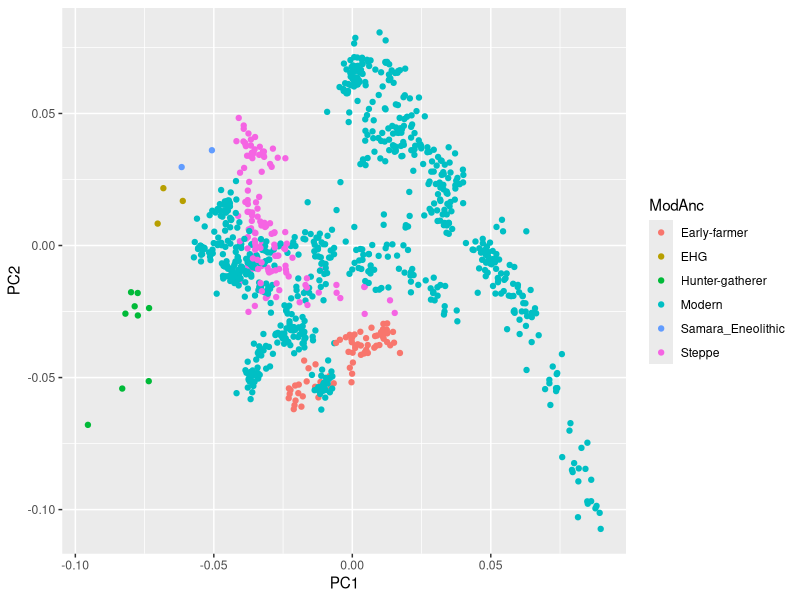
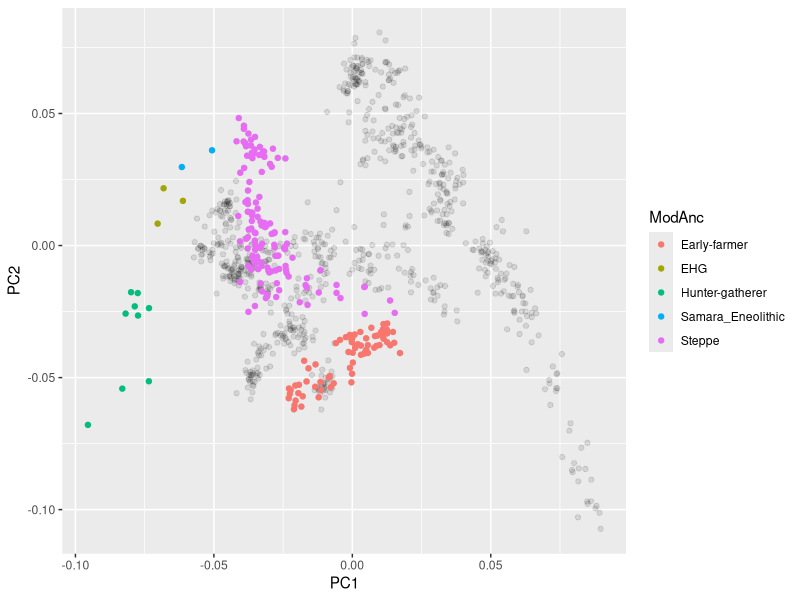
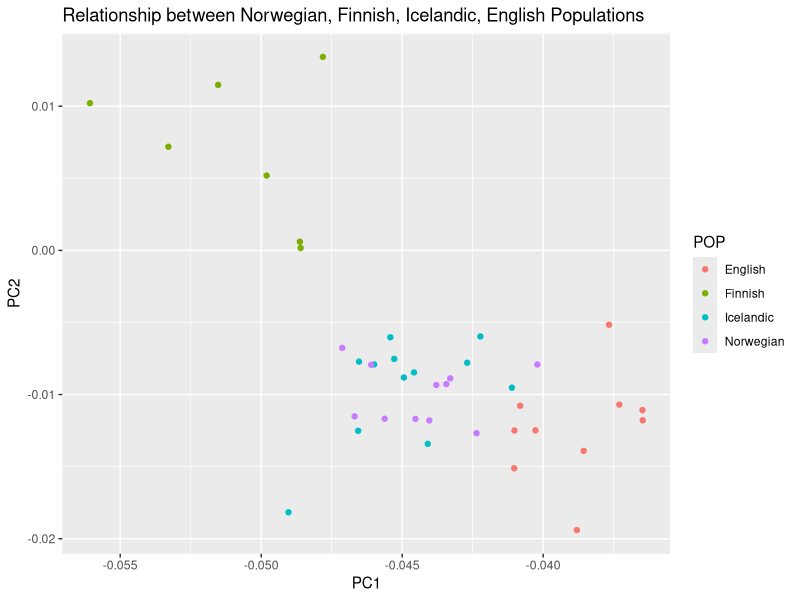
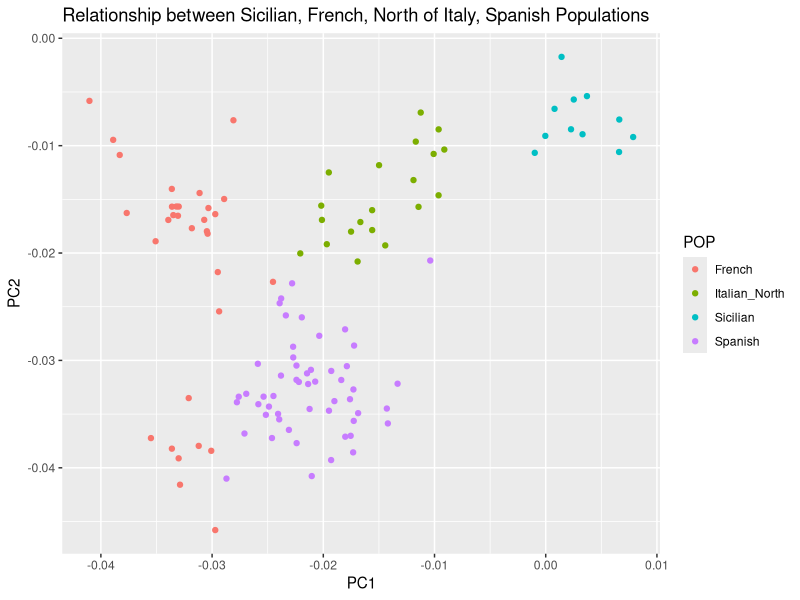
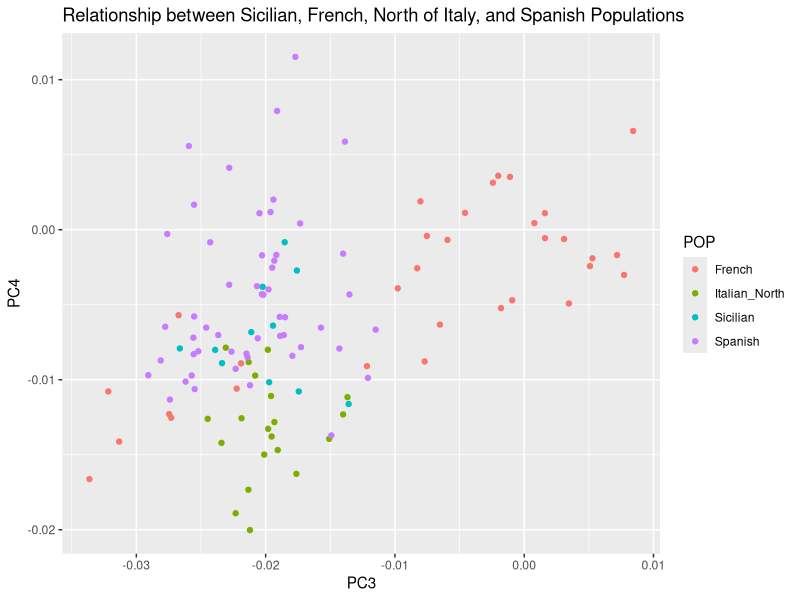
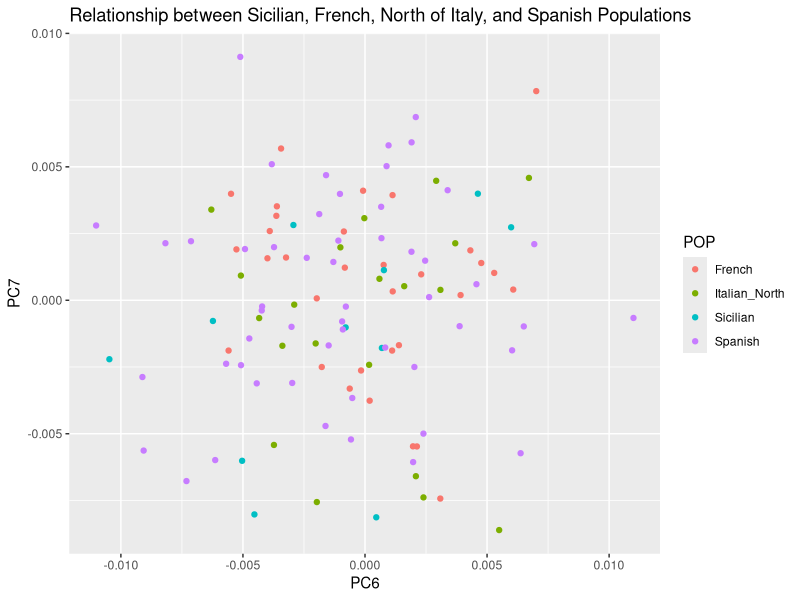
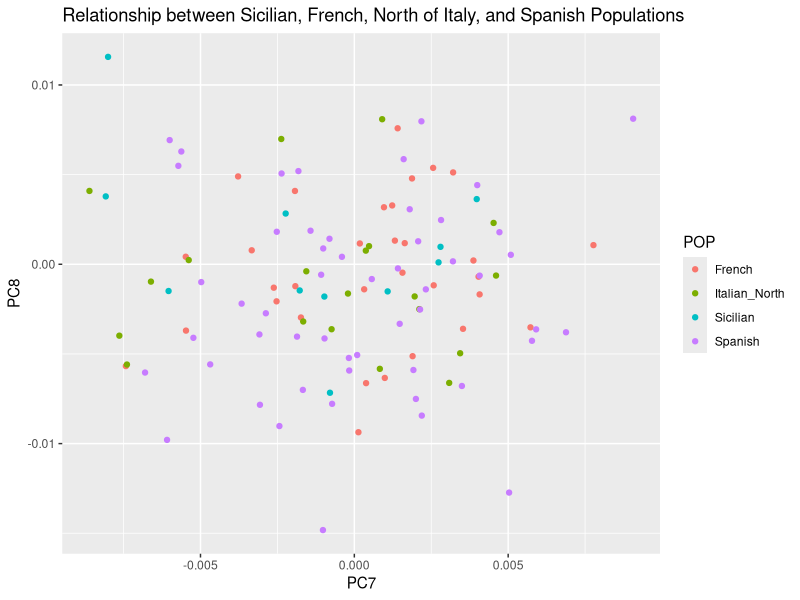
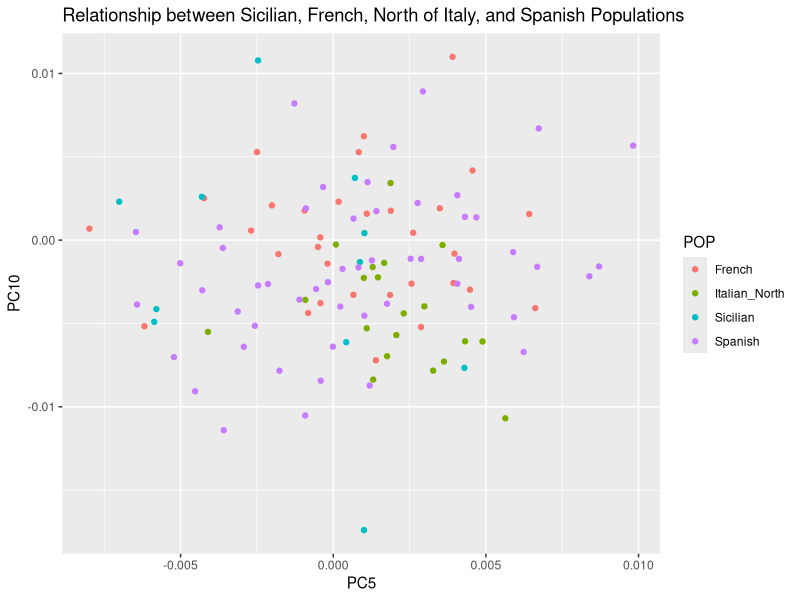

The R script that drew these images, in order:
## ---- chunk 1
library(tidyverse)
## ---- chunk 2
WE_table <- read.table(file = 'dataWE.txt',sep = "", header = TRUE) # sep = '' consider any white space
## ---- chunk 3
ggplot(WE_table, aes(PC1,PC2)) +
  geom_jitter(aes(color = ModAnc)) # jitter adds noise to avoid overplotting
## ---- chunk 4
ggplot(WE_table, aes(PC1,PC2))+
  geom_point(alpha = 0.1) +
  geom_jitter(data = WE_table |> filter(!ModAnc=="Modern"), aes(color = ModAnc))
## ---- chunk 5
ggplot(data = WE_table |> filter(POP %in% c('English', 'Norwegian', "Finnish", "Icelandic")), #filtering
       aes(x = PC1, y = PC2, colour = POP)
         )+
  geom_jitter()+
  labs(title = "Relationship between Norwegian, Finnish, Icelandic, English Populations")
## ---- chunk 6
our_choice <- c("Sicilian", "French", "Italian_North", "Spanish")
ggplot(data = WE_table |> filter(POP %in% our_choice), #Filtering on our choices
       aes(x = PC1, y = PC2, colour = POP) 
       )+
  geom_jitter()+
  labs(title = "Relationship between Sicilian, French, North of Italy, Spanish Populations")
## ---- chunk 7
ggplot(data = WE_table |>  filter(POP %in% our_choice), #Filtering on our choices
       aes(x = PC3, y = PC4, colour = POP)
       )+
  geom_jitter()+
  labs(title = "Relationship between Sicilian, French, North of Italy, and Spanish Populations")
## ---- chunk 8
filtered <-  WE_table |> filter(POP%in% our_choice)
## ---- chunk 9
# PC6 and PC7
ggplot(data = WE_table |>  filter(POP %in% our_choice), #Filtering on our choices
       aes(x = PC6, y = PC7, colour = POP)
       )+
  geom_jitter()+
  labs(title = "Relationship between Sicilian, French, North of Italy, and Spanish Populations")

# PC7 and PC8
ggplot(data = WE_table |>  filter(POP %in% our_choice), #Filtering on our choices
       aes(x = PC7, y = PC8, colour = POP)
       )+
  geom_jitter()+
  labs(title = "Relationship between Sicilian, French, North of Italy, and Spanish Populations")

# PC5 and PC10
ggplot(data = WE_table |> filter(POP %in% our_choice), #Filtering on our choices
       aes(x = PC5, y = PC10, colour = POP)
       )+
  geom_jitter()+
  labs(title = "Relationship between Sicilian, French, North of Italy, and Spanish Populations")
## ---- chunk 10
# ?merge  --> merge two data frames by common columns or row names
WE_LatLong <- read.table("dataWE_LatLong.txt", header = TRUE)
WE_merged <- merge(x = WE_table, y= WE_LatLong, by = "IND") # merging by the IND column
# Correlation between Latitude and PC1
plot(
  x = WE_merged$Latitude, 
  y = WE_merged$PC1,
  main = "Correlation Between Latitude and PC1",  # Title of the plot
  xlab = "Latitude",  # Label for the x-axis
  ylab = "PC1"        # Label for the y-axis
)
Cor_Lat_PC1 <- cor.test(WE_merged$Latitude, WE_merged$PC1)
Cor_Lat_PC1

# Correlation between Latitude and PC2
plot(
  x = WE_merged$Latitude, 
  y = WE_merged$PC2,
  main = "Correlation Between Latitude and PC2", 
  xlab = "Latitude", 
  ylab = "PC2"
)
Cor_Lat_PC2 <- cor.test(WE_merged$Latitude, WE_merged$PC2)
Cor_Lat_PC2

# Correlation between Longitude and PC1
plot(
  x = WE_merged$Longitude, 
  y = WE_merged$PC1,
  main = "Correlation Between Longitude and PC1", 
  xlab = "Longitude", 
  ylab = "PC1"
)
Cor_Lon_PC1 <- cor.test(WE_merged$Longitude, WE_merged$PC1)
Cor_Lon_PC1

# Correlation between Longitude and PC2
plot(
  x = WE_merged$Longitude, 
  y = WE_merged$PC2,
  main = "Correlation Between Longitude and PC2", 
  xlab = "Longitude", 
  ylab = "PC2"
)
Cor_Lon_PC2 <- cor.test(WE_merged$Longitude, WE_merged$PC2)
Cor_Lat_PC2

Correlations <- data.frame(
  Group = c("Lat_PC1", "Lat_PC2", "Lon_PC1", "Lon_PC2"),
 Correlation_Coefficient = c(
    as.numeric(Cor_Lat_PC1$estimate),
    as.numeric(Cor_Lat_PC2$estimate),
    as.numeric(Cor_Lon_PC1$estimate),
    as.numeric(Cor_Lon_PC2$estimate)
  ),
  P_value = c(Cor_Lat_PC1$p.value, Cor_Lat_PC2$p.value, Cor_Lon_PC1$p.value, Cor_Lon_PC2$p.value)
  )
Correlations
